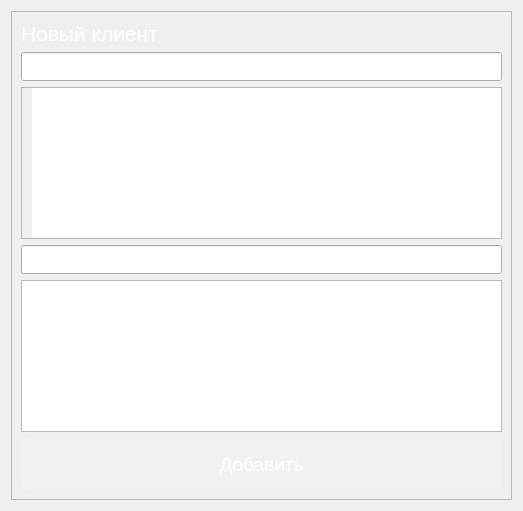
<?xml version="1.0" encoding="UTF-8"?>
<ui version="4.0">
 <class>Dialog</class>
 <widget class="QDialog" name="Dialog">
  <property name="geometry">
   <rect>
    <x>0</x>
    <y>0</y>
    <width>523</width>
    <height>511</height>
   </rect>
  </property>
  <property name="windowTitle">
   <string>Dialog</string>
  </property>
  <property name="styleSheet">
   <string notr="true">background-color: rgb(49, 49, 49);
font: 9pt \&quot;Noto Serif\;</string>
  </property>
  <layout class="QVBoxLayout" name="verticalLayout_3">
   <item>
    <widget class="QFrame" name="frame">
     <property name="frameShape">
      <enum>QFrame::StyledPanel</enum>
     </property>
     <property name="frameShadow">
      <enum>QFrame::Raised</enum>
     </property>
     <layout class="QVBoxLayout" name="verticalLayout_2">
      <item>
       <widget class="QLabel" name="label">
        <property name="styleSheet">
         <string notr="true">color: white;
font-size: 16pt;
background-color: none;
border: none;</string>
        </property>
        <property name="text">
         <string>Новый клиент</string>
        </property>
       </widget>
      </item>
      <item>
       <widget class="QLineEdit" name="lineEdit">
        <property name="baseSize">
         <size>
          <width>0</width>
          <height>40</height>
         </size>
        </property>
        <property name="styleSheet">
         <string notr="true">font-size: 16pt;
color: white;
padding-left: 10px;</string>
        </property>
        <property name="text">
         <string/>
        </property>
        <property name="placeholderText">
         <string>Имя</string>
        </property>
       </widget>
      </item>
      <item>
       <widget class="QTextEdit" name="textEdit">
        <property name="styleSheet">
         <string notr="true">font-size: 16pt;
color: white;
padding-left: 10px;</string>
        </property>
        <property name="placeholderText">
         <string>Комментарий</string>
        </property>
       </widget>
      </item>
      <item>
       <widget class="QLineEdit" name="lineEdit_2">
        <property name="styleSheet">
         <string notr="true">font-size: 16pt;
color: white;
padding-left: 10px;</string>
        </property>
        <property name="placeholderText">
         <string>От кого</string>
        </property>
       </widget>
      </item>
      <item>
       <widget class="QListView" name="listView"/>
      </item>
      <item>
       <widget class="QPushButton" name="pushButton">
        <property name="styleSheet">
         <string notr="true">QPushButton {
	color: white;
    background-color: rgba(255, 255, 255, 30);
	border: 1px solid rgba(255, 255, 255, 40);
	border-radius: 7px;
	width: 240px;
	height: 50px;
	font-size: 14pt;
}
QPushButton:hover {
	background-color: rgba(255, 255, 255, 40);
}
QPushButton:pressed {
	background-color: rgba(255, 255, 255, 60);
}</string>
        </property>
        <property name="text">
         <string>Добавить</string>
        </property>
        <property name="icon">
         <iconset resource="static/icons/detail_icon.qrc">
          <normaloff>:/newPrefix/plus-large-svgrepo-com.svg</normaloff>:/newPrefix/plus-large-svgrepo-com.svg</iconset>
        </property>
       </widget>
      </item>
     </layout>
    </widget>
   </item>
  </layout>
 </widget>
 <resources>
  <include location="static/icons/detail_icon.qrc"/>
 </resources>
 <connections/>
</ui>
